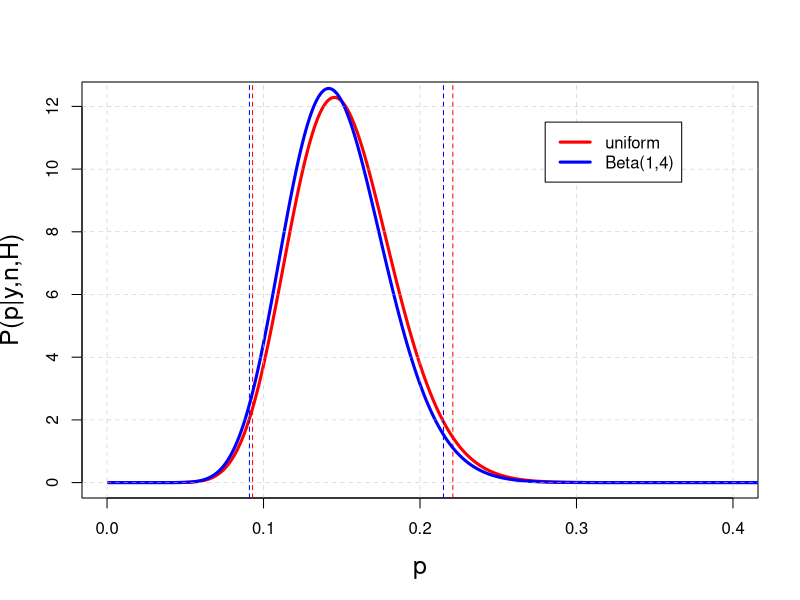
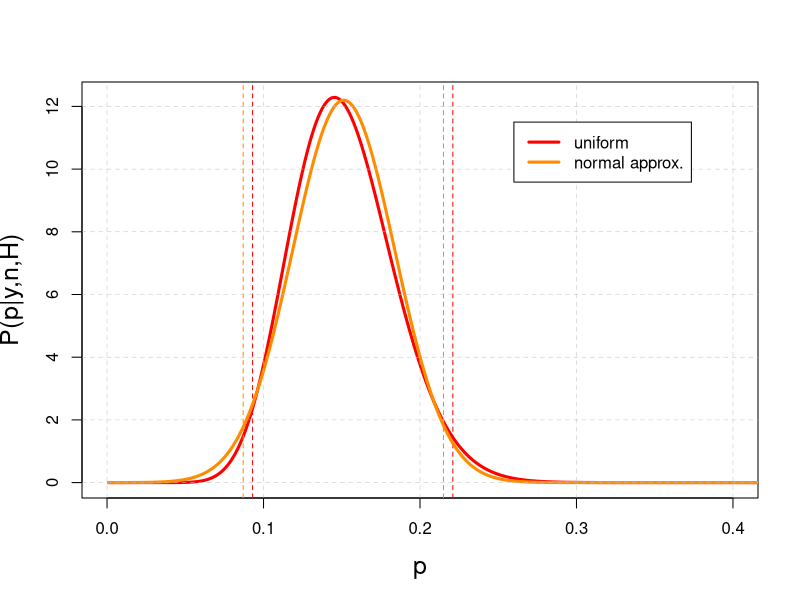
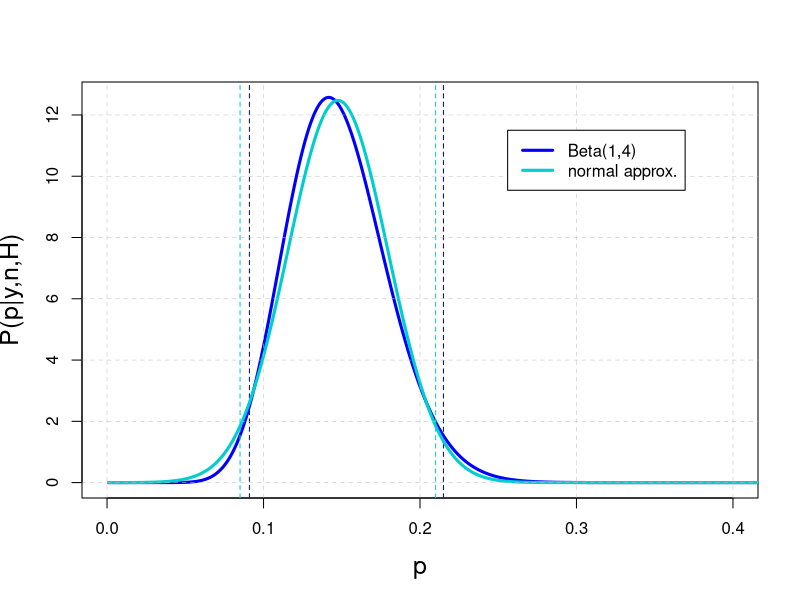

Here is the R script that generated these plots, in order:
# ASSUMING BINOMIAL INFERENCE
# WRITE THE POSTERIOR
n <- 117
y <- 17
n.sample <- 1000
p <- seq(1 / n.sample, 1, 1 / n.sample)

# uniform
unif_posterior.star <- dbinom(y, n, p)   # un-normalized posterior
unif_posterior <- unif_posterior.star / (sum(unif_posterior.star) / n.sample)

# beta
beta_posterior.star <- dbinom(y, n + 3, p)   # un-normalized posterior
beta_posterior <- beta_posterior.star / (sum(beta_posterior.star) / n.sample)


# FIRST AND SECOND MOMENTS
first <- function(f){
    mean <- sum(p * f) / n.sample

    return(mean)
}

stdev <- function(f){
    E_2 <- sum(p^2 * f) / n.sample
    var <- E_2 - first(f)^2
    sigma <- sqrt(var)

    return(sigma)
}

# uniform
unif_mean <- first(unif_posterior)
unif_sigma <- stdev(unif_posterior)

# beta
beta_mean <- first(beta_posterior)
beta_sigma <- stdev(beta_posterior)


# CREDIBILITY INTERVAL
# functions to find the interval
ci_min <- function(f){
    integral <- sum(f)
    val <- 0
    for(i in 1:length(f)){
        val <- val + f[i]
        if(val > integral * 0.025){
            break
        }
    }
    return(i / 1000)
}

ci_max <- function(f){
    integral <- sum(f)
    val <- 0
    for(i in 1:length(f)){
        val <- val + f[i]
        if(val > integral * 0.975){
            break
        }
    }
    return(i / 1000)
}

# uniform
unif_min <- ci_min(unif_posterior)
unif_max <- ci_max(unif_posterior)

# beta
beta_min <- ci_min(beta_posterior)
beta_max <- ci_max(beta_posterior)


# PLOT
plot(p, unif_posterior, type = "l", col = "red", lwd = 3, xlim = c(0, 0.4), cex.lab = 1.5, xlab = "p", ylab = "P(p|y,n,H)")
abline(v = unif_min, lty = 2, lwd = 1, col = "red")
abline(v = unif_max, lty = 2, lwd = 1, col = "red")

lines(p, beta_posterior, type = "l", col = "blue", lwd = 3, cex.lab = 1.5, xlab = "p", ylab = "P(p|y,n,H)")
abline(v = beta_min, lty = 2, lwd = 1, col = "blue")
abline(v = beta_max, lty = 2, lwd = 1, col = "blue")

grid(nx = NULL, ny = NULL, lty = 2, col = "gray", lwd = 0.5)

legend(0.28, 11.5, legend = c("uniform", "Beta(1,4)"), col = c("red", "blue"), lty = 1,, lwd = 3, cex = 1)


# FIND THE NORMAL APPROXIMATION
# uniform
unif_gauss <- dnorm(p, unif_mean, unif_sigma)

# beta
beta_gauss <- dnorm(p, beta_mean, beta_sigma)


# CREDIBILITY INTERVAL FOR GAUSSIAN APPROXIMATION
# uniform
unif_gauss_min <- ci_min(unif_gauss)
unif_gauss_max <- ci_max(unif_gauss)

# beta
beta_gauss_min <- ci_min(beta_gauss)
beta_gauss_max <- ci_max(beta_gauss)


# PLOT
# uniform and gauss approx
plot(p, unif_posterior, type = "l", col = "red", lwd = 3, xlim = c(0, 0.4), cex.lab = 1.5, xlab = "p", ylab = "P(p|y,n,H)")
abline(v = unif_min, lty = 2, lwd = 1, col = "red")
abline(v = unif_max, lty = 2, lwd = 1, col = "red")

lines(p, unif_gauss, type = "l", col = "dark orange", lwd = 3, cex.lab = 1.5, xlab = "p", ylab = "P(p|y,n,H)")
abline(v = unif_gauss_min, lty = 2, lwd = 1, col = "dark orange")
abline(v = unif_gauss_max, lty = 2, lwd = 1, col = "dark orange")

grid(nx = NULL, ny = NULL, lty = 2, col = "gray", lwd = 0.5)

legend(0.26, 11.5, legend = c("uniform", "normal approx."), col = c("red", "dark orange"), lty = 1,, lwd = 3, cex = 1)

# beta and gauss approx
plot(p, beta_posterior, type = "l", col = "blue", lwd = 3, xlim = c(0, 0.4), cex.lab = 1.5, xlab = "p", ylab = "P(p|y,n,H)")
abline(v = beta_min, lty = 2, lwd = 1, col = "blue")
abline(v = beta_max, lty = 2, lwd = 1, col = "blue")

lines(p, beta_gauss, type = "l", col = "cyan3", lwd = 3, cex.lab = 1.5, xlab = "p", ylab = "P(p|y,n,H)")
abline(v = beta_gauss_min, lty = 2, lwd = 1, col = "cyan3")
abline(v = beta_gauss_max, lty = 2, lwd = 1, col = "cyan3")

grid(nx = NULL, ny = NULL, lty = 2, col = "gray", lwd = 0.5)

legend(0.256, 11.5, legend = c("Beta(1,4)", "normal approx."), col = c("blue", "cyan3"), lty = 1,, lwd = 3, cex = 1)


# SUMMARY TABLES
# uniform
unif_prior_dist <- c("uniform","normal approximation")
unif_min_conf.int <- c(unif_min, unif_gauss_min)
unif_max_conf.int <- c(unif_max, unif_gauss_max)

df_unif <- data.frame(unif_prior_dist, unif_min_conf.int, unif_max_conf.int)
print(df_unif)

# beta
beta_prior_dist <- c("Beta(1,4)","normal approximation")
beta_min_conf.int <- c(beta_min, beta_gauss_min)
beta_max_conf.int <- c(beta_max, beta_gauss_max)

df_beta <- data.frame(beta_prior_dist, beta_min_conf.int, beta_max_conf.int)
print(df_beta)